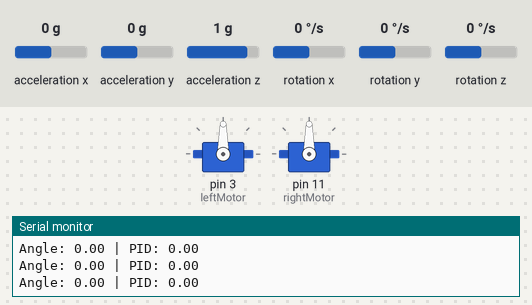
A sketch run on a simulated Arduino Uno, built with avr-gcc and run on an emulated ATmega328P. Shown: 2 × servo, the last lines printed to the serial monitor. Inputs (shaded band) come from the test bench; at power-on: acceleration x 0 g, acceleration y 0 g, acceleration z 1 g, rotation x 0 °/s, rotation y 0 °/s, rotation z 0 °/s.

Above: at 3.2 s.
3.3 s: acceleration x set to -0.8 g
At 3.7 s:
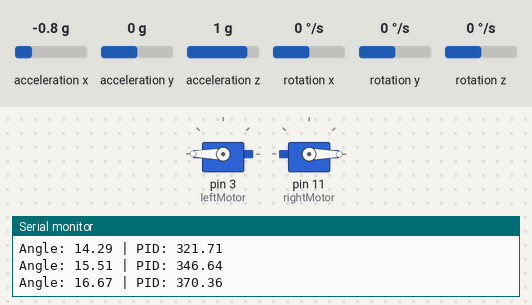
4.8 s: acceleration x set to 0.1 g
At 6.46 s:
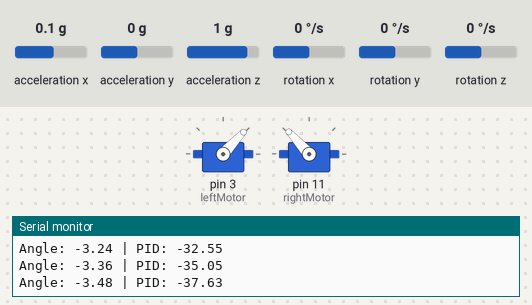
7.8 s: acceleration y set to -1.4 g
10.8 s: acceleration y set to 0 g
13.2 s: acceleration x set to -0.1 g
At 13.38 s:
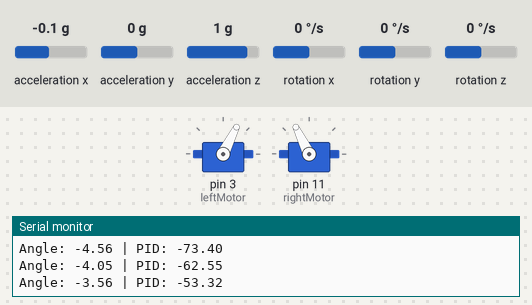
15.5 s: acceleration x set to 0 g
At 18.5 s:
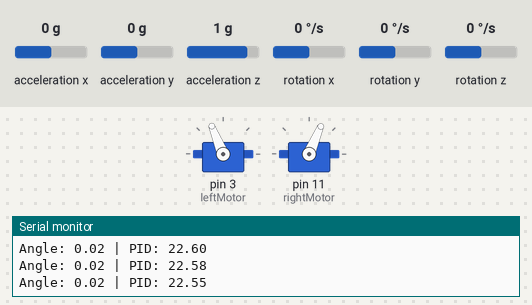
Timing chart, 0 to 19.5 s (numbered marks = the images above; inputs shaded):
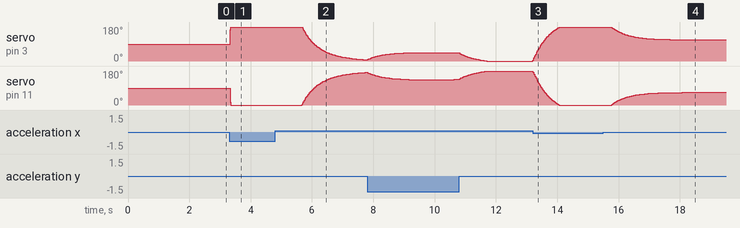

Measured:
- the behaviour switches between -0.1 and 0 g on acceleration x (found by bisection; images 3 and 4)
- after the input at 3.3 s, servo on pin 3 (leftMotor): 90° → 180° at once; servo on pin 11 (rightMotor): 90° → 0° at once
- after the input at 4.8 s, servo on pin 3 (leftMotor): moves from 180° to 6° over 2.1 s, starting after 0.87 s; servo on pin 11 (rightMotor): moves from 0° to 173° over 2.1 s, starting after 0.87 s
- after the input at 13.2 s, servo on pin 3 (leftMotor): moves from 0° to 180° over 0.86 s, starting at once; servo on pin 11 (rightMotor): moves from 180° to 0° over 0.86 s, starting at once
- after the input at 15.5 s, servo on pin 3 (leftMotor): moves from 180° to 112° over 2.3 s, starting after 0.27 s; servo on pin 11 (rightMotor): moves from 0° to 67° over 2.3 s, starting after 0.27 s

The sketch:

SelfBalancingRobot_V2.ino
```cpp
/*Self balancing robot code
Arnav Kute
*/
#include <Wire.h>
#include <Servo.h>
#include <MPU6050_light.h>

// Create MPU6050 and Servo objects
MPU6050 mpu(Wire);
Servo leftMotor;
Servo rightMotor;

// PID constants for balance control
float setPoint = 0;  // Desired angle (upright position)
float Kp = 21;       // Proportional gain
float Ki = 0.75;     // Integral gain
float Kd = 0.45;     // Derivative gain

// Variables for PID calculation
float error, previousError = 0;
float pid, p, i, d;
unsigned long previousTime;
float angle;
float filteredAngle = 0;
unsigned long currentTime;
float elapsedTime;

// Motor speed variables
int baseSpeed;
int leftSpeed;
int rightSpeed;

void setup() {
  Serial.begin(9600);  // Start serial communication
  Wire.begin();        // Initialize I2C communication

  // Initialize MPU6050 sensor
  byte status = mpu.begin();
  Serial.print(F("MPU6050 status: "));
  Serial.println(status);
  while (status != 0) {}  // Stop program if sensor initialization fails

  // Calibrate MPU6050 sensor
  Serial.println(F("Calculating offsets, do not move MPU6050"));
  delay(1000);
  mpu.calcOffsets();  // Gyro and accel calibration
  Serial.println("Done!\n");

  // Attach continuous rotation servos to pins
  leftMotor.attach(3);
  rightMotor.attach(11);

  previousTime = millis();  // Record initial time
}

void loop() {
  mpu.update();  // Update MPU6050 sensor data

  // Get raw Y-axis angle (forward/backward tilt)
  float rawAngle = mpu.getAngleY();

  // Apply low-pass filter to reduce noise
  float alpha = 0.95;
  filteredAngle = alpha * filteredAngle + (1 - alpha) * rawAngle;
  angle = filteredAngle;

  // Calculate time since last loop
  currentTime = millis();
  elapsedTime = (currentTime - previousTime) / 1000.0;
  if (elapsedTime == 0) elapsedTime = 0.001;

  // PID calculations
  error = angle - setPoint;  // Calculate difference from upright
  p = error;                 // Proportional term
  i += error * elapsedTime;  // Integral term

  // Limit integral to avoid windup
  float iLimit = 100;
  i = constrain(i, -iLimit, iLimit);

  d = (error - previousError) / elapsedTime;  // Derivative term

  // Calculate PID output
  pid = Kp * p + Ki * i + Kd * d;

  previousError = error;
  previousTime = currentTime;

  // Set motor speeds using PID
  baseSpeed = 90;                // 90 is "stop" for continuous rotation servos
  leftSpeed = baseSpeed + pid;   // Adjust left motor
  rightSpeed = baseSpeed - pid;  // Adjust right motor

  // Limit motor speeds to servo range
  leftSpeed = constrain(leftSpeed, 0, 180);
  rightSpeed = constrain(rightSpeed, 0, 180);

  // Drive the motors
  leftMotor.write(leftSpeed);
  rightMotor.write(rightSpeed);

  // Print debug info
  Serial.print("Angle: ");
  Serial.print(angle);
  Serial.print(" | PID: ");
  Serial.println(pid);

  delay(5);  // Short delay to allow smooth control
}
```
